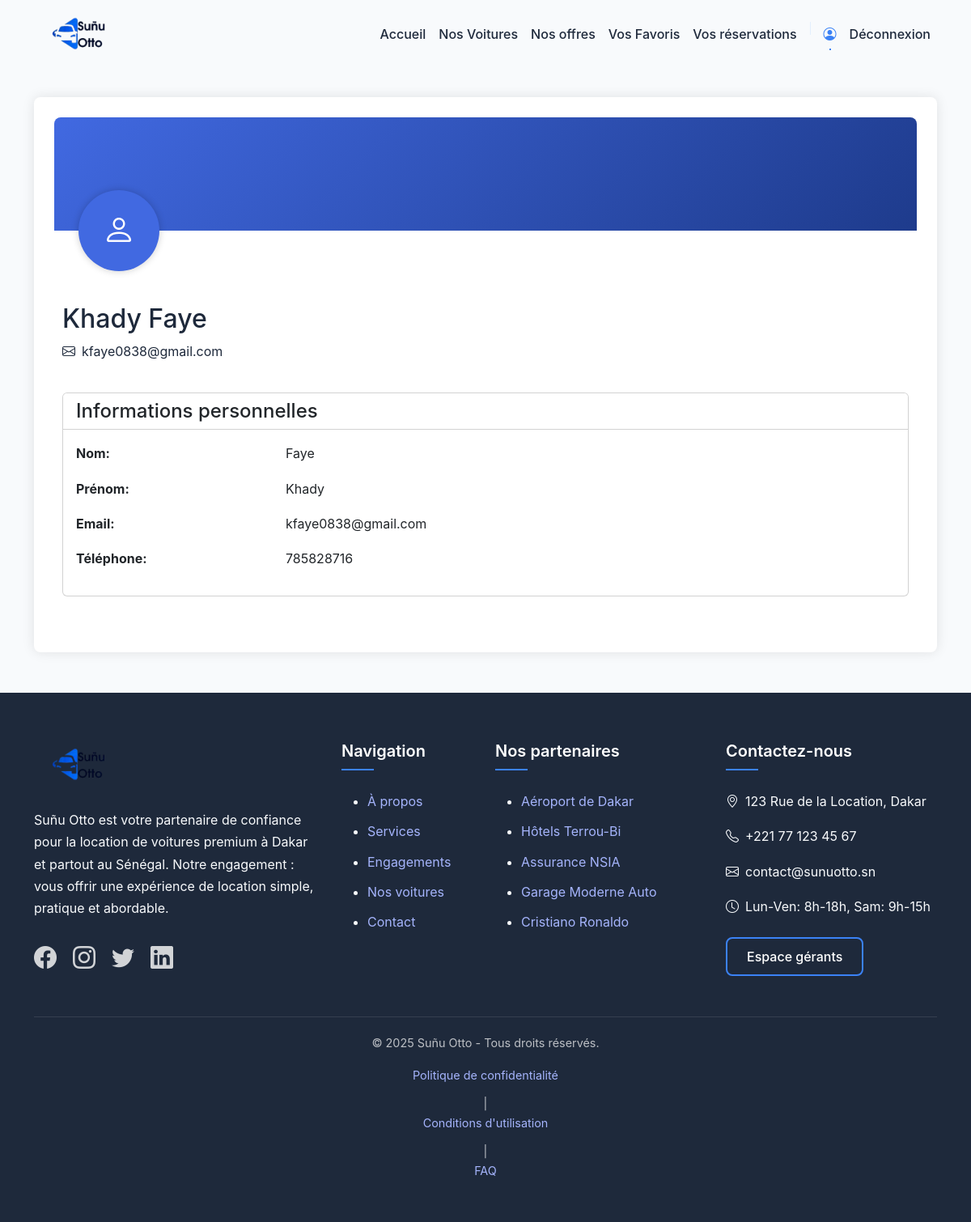
Screenshot of /profileClient.php (signed in) with the database file from the repository.
### tables this page shows
CREATE TABLE client (
    num_client INT NOT NULL AUTO_INCREMENT,
    email VARCHAR(50),
    telephone INT(11),
    nom VARCHAR(20),
    prenom VARCHAR(30),
    sexe ENUM('M','F'),
    profession VARCHAR(50),
    status ENUM('actif', 'bloque') DEFAULT 'actif',
    PRIMARY KEY(num_client),
    FOREIGN KEY(email) REFERENCES utilisateur(id)
);

### classes/client.class.php (called while the page is built, shortened)
<?php
class client extends utilisateur
{
    private $telephone;
    private $nom;
    private $prenom;
    private $sexe;
    private $profession;
    public $status;
    function __construct(...$param)
    {
        if (count($param) == 0) {
            $this->id = null;
            $this->passe = null;
            $this->nom = null;
            $this->prenom = null;
            $this->sexe = null;
            $this->profession = null;
            $this->role = null;
            $this->status = null;
            $this->telephone = null;
        } else if (count($param) == 1) {
            include "./fonctions/connexion.php";
            $temp = $param[0];
            $demande = $connexion->prepare("SELECT * FROM client WHERE email = '$temp'");
            $demande->execute();
            $table = $demande->fetchAll();
            if (count($table) > 0) {
                $this->id = $table[0]['email'];
                $this->nom = $table[0]['nom'];
                $this->prenom = $table[0]['prenom'];
                $this->sexe = $table[0]['sexe'];
                $this->profession = $table[0]['profession'];
                $this->status = $table[0]['status'];
                $this->telephone = $table[0]['telephone'];
            }
        } else if (count($param) == 7) {
            $this->id = $param[0];
            $this->passe = $param[1];
            $this->nom = $param[2];
            $this->prenom = $param[3];
            $this->sexe = $param[4];
            $this->profession = $param[5];
            $this->telephone = $param[6];
            $this->role = 'client';
            $this->status = 'actif';
        }
    }
    function get($i)
    {
        switch ($i) {
            case 0:
                return $this->nom;
            case 1:
                return $this->prenom;
            case 2:
                return $this->sexe;
            case 3:
                return $this->profession;
            case 4:
                return $this->status;
            case 5:
                return $this->id;
            case 6:
                return $this->telephone;
        }
    }
}
?>

### profileClient.php (the view, shortened to what this page needs)
<?php
$id = $_SESSION["email"] ?? null;
$client = new client($id);
$clientData = NULL;
if(!is_null($client->get(0))){
        $clientData= [
                'prenom' => $client->get(1),
                'nom' => $client->get(0),
                'telephone' => $client->get(6),
                'email' => $client->get(5),
                'sexe' => $client->get(2),
                'profession' => $client->get(3),
                'status' => $client->get(4)
            ];
 }
?>
<!DOCTYPE html>
<html lang="fr">
<head>
    <link rel="stylesheet" href="./bootstrap/css/bootstrap.css?v=<?= time() ?>">
    <link rel="stylesheet" href="./bootstrap/css/base.css?v=<?= time() ?>">
    <link rel="stylesheet" href="./bootstrap/icons/font/bootstrap-icons.css">
</head>
<body>
<nav class="navbar navbar-expand-lg navbar-light fixed-top">
    <div class="container">
        <a class="navbar-brand" href="./"><img src="./media/autres/logo.png" alt="Suñu Auto" class="sunuauto" height="40"></a>
        <div class="collapse navbar-collapse" id="navbarResponsive">
            <ul class="navbar-nav ms-auto">
                <li class="nav-item"><a class="nav-link" href="index.php">Accueil</a></li>
                <li class="nav-item"><a class="nav-link" href="accueilClient.php">Nos Voitures</a></li>
                <li class="nav-item"><a class="nav-link" href="offres.php">Nos offres</a></li>
                <li class="nav-item"><a class="nav-link" href="favoris.php">Vos Favoris</a></li>
                <li class="nav-item"><a class="nav-link" href="historique.php">Vos réservations</a></li>
                <li class="nav-item"><div class="vr my-2 mx-2 d-none d-lg-block"></div></li>
                <?php if ($id === null): ?>
                    <li class="nav-item"><a class="nav-link" href="./formulaires/connexionClient.php">Connexion</a></li>
                    <li class="nav-item"><a class="nav-link" href="./formulaires/inscription.php">Inscription</a></li>
                <?php else: ?>
                    <li class="nav-item"><a class="nav-link active" href="./profileClient.php"><i class="bi bi-person-circle"></i></a></li>
                    <li class="nav-item"><a class="nav-link" href="./traitement.cacher.php?envoie=deconnexion&pour=client">Déconnexion</a></li>
                <?php endif; ?>
            </ul>
        </div>
    </div>
</nav>
    <?php if(is_null($clientData)): ?>
    <div class="content-container">
        <div class="container">
            <div class="alert alert-warning">
                <i class="bi bi-exclamation-triangle me-2"></i>
                Veuillez vous <a href="./formulaires/connexionClient.php" class="alert-link">connecter</a> pour effectuer une réservation.
            </div>
        </div>
    </div>
<?php else: ?>
    <div class="content-container">
        <div class="container">
            <section class="profile-section" id="profile">
                <div class="profile-header">
                    <div class="profile-banner"></div>
                    <div class="profile-avatar"><i class="bi bi-person"></i></div>
                </div>
                <div class="profile-info">
                    <h2><?= $clientData['prenom'] ?? '' ?> <?= $clientData['nom'] ?? '' ?></h2>
                    <p><i class="bi bi-envelope me-2"></i><?= $id ?></p>
                </div>
                <div class="tab-content">
                    <div class="tab-pane fade show active" id="info">
                        <div class="row">
                            <div class="col-md-12">
                                <div class="card mb-4">
                                    <div class="card-header bg-white">
                                        <h4 class="mb-0">Informations personnelles</h4>
                                    </div>
                                    <div class="card-body">
                                        <div class="row mb-3">
                                            <div class="col-sm-3"><strong>Nom:</strong></div>
                                            <div class="col-sm-9"><?= $clientData['nom'] ?? 'Non renseigné' ?></div>
                                        </div>
                                        <div class="row mb-3">
                                            <div class="col-sm-3"><strong>Prénom:</strong></div>
                                            <div class="col-sm-9"><?= $clientData['prenom'] ?? 'Non renseigné' ?></div>
                                        </div>
                                        <div class="row mb-3">
                                            <div class="col-sm-3"><strong>Email:</strong></div>
                                            <div class="col-sm-9"><?= $id ?></div>
                                        </div>
                                        <div class="row mb-3">
                                            <div class="col-sm-3"><strong>Téléphone:</strong></div>
                                            <div class="col-sm-9"><?= $clientData['telephone'] ?? 'Non renseigné' ?></div>
                                        </div>
                                    </div>
                                </div>
                            </div>
                        </div>
                    </div>
                </div>
            </section>
        </div>
    </div>
<?php endif; ?>
<footer>
    <div class="container">
        <div class="row">
            <div class="col-lg-4 col-md-6 mb-4 mb-md-0">
                <div class="footer-brand mb-4">
                    <img src="./media/autres/logo.png" alt="Suñu Otto" class="footer-logo" height="60">
                </div>
                <p class="mb-4">Suñu Otto est votre partenaire de confiance pour la location de voitures premium à Dakar et partout au Sénégal. Notre engagement : vous offrir une expérience de location simple, pratique et abordable.</p>
                <div class="social-icons">
                    <a href="#" aria-label="Facebook"><i class="bi bi-facebook"></i></a>
                    <a href="#" aria-label="Instagram"><i class="bi bi-instagram"></i></a>
                    <a href="#" aria-label="Twitter"><i class="bi bi-twitter"></i></a>
                    <a href="#" aria-label="LinkedIn"><i class="bi bi-linkedin"></i></a>
                </div>
            </div>
            <div class="col-lg-2 col-md-6 mb-4 mb-md-0">
                <h5>Navigation</h5>
                <ul class="footer-links">
                    <li><a href="#about">À propos</a></li>
                    <li><a href="#services">Services</a></li>
                    <li><a href="#engagement">Engagements</a></li>
                    <li><a href="./accueilClient.php">Nos voitures</a></li>
                    <li><a href="#contact">Contact</a></li>
                </ul>
            </div>
            <div class="col-lg-3 col-md-6 mb-4 mb-md-0">
                <h5>Nos partenaires</h5>
                <ul class="footer-links">
                    <li><a href="#">Aéroport de Dakar</a></li>
                    <li><a href="#">Hôtels Terrou-Bi</a></li>
                    <li><a href="#">Assurance NSIA</a></li>
                    <li><a href="#">Garage Moderne Auto</a></li>
                    <li><a href="https://www.instagram.com/cristiano/">Cristiano Ronaldo</a></li>
                </ul>
            </div>
            <div class="col-lg-3 col-md-6">
                <h5>Contactez-nous</h5>
                <div class="contact-info">
                    <p><i class="bi bi-geo-alt me-2"></i>123 Rue de la Location, Dakar</p>
                    <p><i class="bi bi-telephone me-2"></i>+221 77 123 45 67</p>
                    <p><i class="bi bi-envelope me-2"></i>contact@sunuotto.sn</p>
                    <p><i class="bi bi-clock me-2"></i>Lun-Ven: 8h-18h, Sam: 9h-15h</p>
                </div>
                <div class="mt-4">
                    <a href="./formulaires/connextionGerant.php" class="btn btn-outline-light">Espace gérants</a>
                </div>
            </div>
        </div>
        <div class="footer-bottom">
            <p>&copy; 2025 Suñu Otto - Tous droits réservés.</p>
            <div class="footer-bottom-links">
                <a href="#">Politique de confidentialité</a>
                <span class="mx-2">|</span>
                <a href="#">Conditions d'utilisation</a>
                <span class="mx-2">|</span>
                <a href="#">FAQ</a>
            </div>
        </div>
    </div>
</footer>
</body>
</html>

### profileClient.php (style rules this page uses)
.profile-section { background: white; border-radius: 8px; padding: 25px; box-shadow: 0 0 15px rgba(0, 0, 0, 0.1); margin-bottom: 30px; }
.profile-header { position: relative; margin-bottom: 30px; }
.profile-banner { height: 140px; background: linear-gradient(135deg, #4169E1 0%, #1E3B8C 100%); border-radius: 8px 8px 0 0; }
.profile-avatar { width: 100px; height: 100px; border-radius: 50%; background-color: #4169E1; color: white; position: absolute; bottom: -50px; left: 30px; display: flex; justify-content: center; align-items: center; font-size: 2.5rem; box-shadow: 0 0 10px rgba(0, 0, 0, 0.2); }
.profile-info { padding-top: 60px; padding-left: 10px; }
.tab-content { padding: 20px 10px; }

### rows the page displays
client: prenom "Khady", nom "Faye", telephone "785828716"

### other values shown
$id "kfaye0838@gmail.com"
